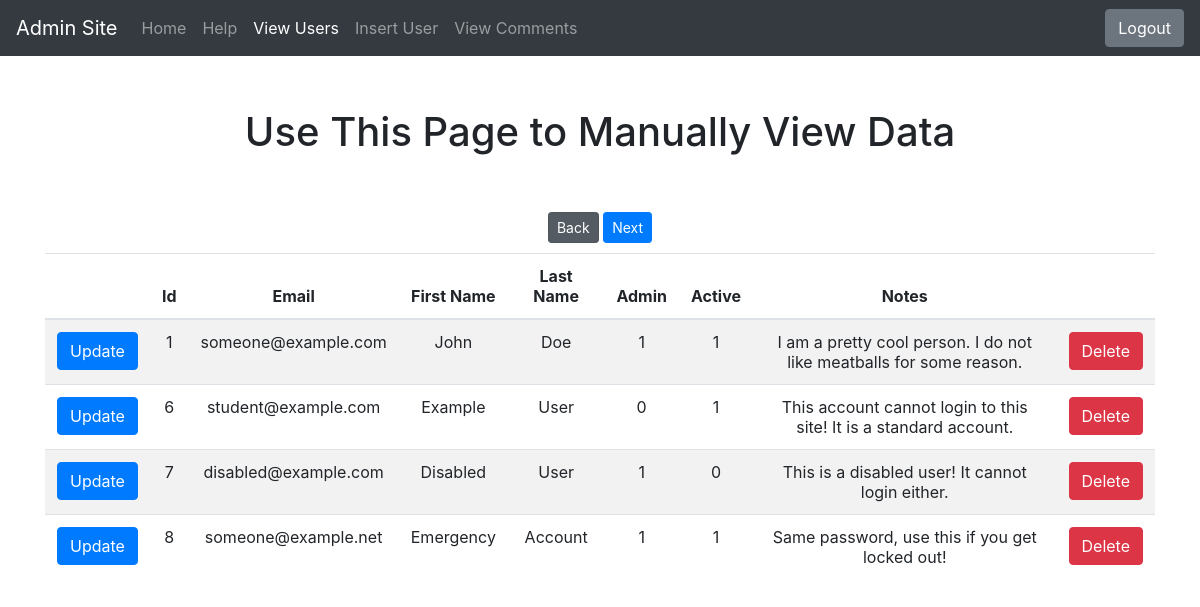
Screenshot of /view.php (signed in) with the database file from the repository.
### tables this page shows
CREATE TABLE `users` (
  `user_id` int(11) NOT NULL,
  `fname` text NOT NULL,
  `lname` text NOT NULL,
  `pass` text NOT NULL,
  `email` text NOT NULL,
  `admin` tinyint(4) NOT NULL,
  `last_log_in` timestamp NOT NULL DEFAULT current_timestamp(),
  `active` tinyint(1) NOT NULL,
  `notes` longtext NOT NULL
);

### includes/database.inc.php (called while the page is built, shortened)
<?php
Class Database {
    private $connection;
    function __construct($db_host, $db_user, $db_pass, $db_name)
    {
        $this->connection = new mysqli($db_host, $db_user, $db_pass, $db_name);
        $this->connection->set_charset("utf8");
    }
    function get_users($page, $limit)
    {
        $offset = ($page - 1) * $limit;
        $sql = "SELECT * FROM `users` ORDER BY user_id ASC LIMIT $offset, $limit";
        return $this->query($sql);
    }
    private function query($sql){
        $me = $this->connection->query($sql);
        return $me;
    }
}
$Database = new Database("127.0.0.1", "root", "", "ics311sp200204");

### view.php (the view, shortened to what this page needs)
<?php
$page = "view";
include('includes/header.inc.php');
$items_per_page = 4;
$back_button = true;
$next_button = true;
if (isset($_GET) && isset($_GET['page'])) $page = intval($_GET['page']);
else $page = 1;
$result = $Database->get_users($page, $items_per_page);
if ($page === 1) $back_button = false;
?>
<h1 class="mt-5">Use This Page to Manually View Data</h1><br><br>
<a role="button" style="margin-bottom: 10px"
class="btn btn-<?php echo ($back_button) ? "primary" : "secondary active";?> btn-sm" <?php if(!$back_button) echo "disabled";?>
href="<?php echo "./view.php?page=" . ($page - 1)?>">Back</a>
<a role="button" style="margin-bottom: 10px"
class="btn btn-<?php echo ($next_button) ? "primary" : "secondary active";?> btn-sm" <?php if(!$next_button) echo "disabled";?>
href="<?php echo "./view.php?page=" . ($page + 1)?>">Next</a>
<table class="table table-striped table-responsive text-center">
  <thead>
    <tr>
      <th scope="col"></th>
      <th scope="col">Id</th>
      <th scope="col">Email</th>
      <th scope="col">First Name</th>
      <th scope="col">Last Name</th>
      <th scope="col">Admin</th>
      <th scope="col">Active</th>
      <th scope="col">Notes</th>
      <th scope="col"></th>
    </tr>
  </thead>
  <tbody>
    <?php
    while($row = $result->fetch_assoc()):
      $id = $row['user_id'];?>
       <tr>
       <th><a class="btn btn-primary" href="update.php?id=<?php echo $id?>" role="button">Update</a></th>
          <td> <?php echo $id ?> </td>
          <td> <?php echo $row['email'] ?> </td>
          <td> <?php echo $row['fname'] ?> </td>
          <td> <?php echo $row['lname'] ?> </td>
          <td> <?php echo $row['admin'] ?> </td>
          <td> <?php echo $row['active'] ?> </td>
          <td> <?php echo $row['notes'] ?> </td>
          <td><a class="btn btn-primary btn-danger" href="includes/delete.inc.php?page=<?php echo $page;?>&delete_id=<?php echo $id;?>" role="button">Delete</a></td>
        </tr>
    <?php endwhile;?>
  </tbody>
</table>
<?php
include("includes/footer.inc.php");
?>

### rows the page displays
users: user_id "1", email "someone@example.com", fname "John", lname "Doe", admin "1", active "1", notes "I am a pretty cool person. I do not like meatballs for some reason."
users: user_id "6", email "student@example.com", fname "Example", lname "User", admin "0", active "1", notes "This account cannot login to this site! It is a standard account."
users: user_id "7", email "disabled@example.com", fname "Disabled", lname "User", admin "1", active "0", notes "This is a disabled user! It cannot login either."
users: user_id "8", email "someone@example.net", fname "Emergency", lname "Account", admin "1", active "1", notes "Same password, use this if you get locked out!"
